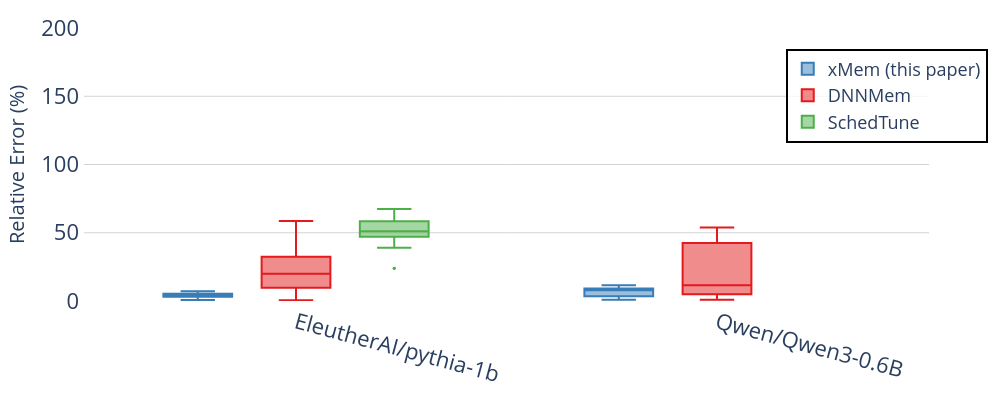

This figure's notebook cell:
### Code cell
fig = e_plot.llm_plot_relative_error_in_box_diagram_with_verification_data(
    title="Evaluation-Relative Error Experiments Result across Estimators-SGD",
    data_dir=project_base,
    overall_median=False,
    image_size=(1000, 400),
    font_size=20,
    legend_font_size=18,
    tickfont_size=22,
    view_mode = False,
    yrange=(0, 200),
)
fig.show()

### Figure 1 — Plotly figure (JSON) as saved in the notebook; plotly's stock layout.template omitted (floating-point values rounded to 4 significant figures)
{"data": [{"alignmentgroup": "True", "hovertemplate": "Estimator=xMem (this paper)<br>Model=%{x}<br>Error=%{y}<extra></extra>", "legendgroup": "xMem (this paper)", "marker": {"color": "#377eb8", "size": 3}, "name": "xMem (this paper)", "notched": false, "offsetgroup": "xMem (this paper)", "orientation": "v", "showlegend": true, "type": "box", "x": ["Qwen/Qwen3-0.6B", "EleutherAI/pythia-1b", "Qwen/Qwen3-0.6B", "EleutherAI/pythia-1b", "Qwen/Qwen3-0.6B", "EleutherAI/pythia-1b", "EleutherAI/pythia-1b", "EleutherAI/pythia-1b", "EleutherAI/pythia-1b", "Qwen/Qwen3-0.6B", "Qwen/Qwen3-0.6B", "Qwen/Qwen3-0.6B", "Qwen/Qwen3-0.6B", "EleutherAI/pythia-1b", "Qwen/Qwen3-0.6B", "EleutherAI/pythia-1b", "EleutherAI/pythia-1b", "EleutherAI/pythia-1b", "EleutherAI/pythia-1b", "Qwen/Qwen3-0.6B", "Qwen/Qwen3-0.6B", "EleutherAI/pythia-1b", "EleutherAI/pythia-1b", "EleutherAI/pythia-1b", "EleutherAI/pythia-1b", "EleutherAI/pythia-1b", "EleutherAI/pythia-1b", "EleutherAI/pythia-1b", "Qwen/Qwen3-0.6B", "EleutherAI/pythia-1b", "EleutherAI/pythia-1b", "EleutherAI/pythia-1b", "EleutherAI/pythia-1b", "Qwen/Qwen3-0.6B", "EleutherAI/pythia-1b", "EleutherAI/pythia-1b", "EleutherAI/pythia-1b", "Qwen/Qwen3-0.6B", "Qwen/Qwen3-0.6B", "EleutherAI/pythia-1b"], "x0": " ", "xaxis": "x", "y": [6.088, 5.498, 9.38, 3.171, 9.221, 5.341, 3.041, 4.896, 4.896, 8.165, 3.506, 3.506, 8.854, 7.17, 11.49, 4.979, 4.981, 3.041, 5.032, 11.49, 2.367, 0.8178, 1.035, 3.041, 4.828, 1.875, 3.408, 3.408, 4.661, 6.964, 5.341, 3.308, 6.563, 8.165, 5.247, 3.506, 3.324, 0.9456, 7.517, 5.247], "y0": " ", "yaxis": "y"}, {"alignmentgroup": "True", "hovertemplate": "Estimator=DNNMem<br>Model=%{x}<br>Error=%{y}<extra></extra>", "legendgroup": "DNNMem", "marker": {"color": "#e41a1c", "size": 3}, "name": "DNNMem", "notched": false, "offsetgroup": "DNNMem", "orientation": "v", "showlegend": true, "type": "box", "x": ["Qwen/Qwen3-0.6B", "EleutherAI/pythia-1b", "Qwen/Qwen3-0.6B", "EleutherAI/pythia-1b", "Qwen/Qwen3-0.6B", "EleutherAI/pythia-1b", "EleutherAI/pythia-1b", "EleutherAI/pythia-1b", "EleutherAI/pythia-1b", "Qwen/Qwen3-0.6B", "Qwen/Qwen3-0.6B", "Qwen/Qwen3-0.6B", "Qwen/Qwen3-0.6B", "EleutherAI/pythia-1b", "Qwen/Qwen3-0.6B", "EleutherAI/pythia-1b", "EleutherAI/pythia-1b", "EleutherAI/pythia-1b", "EleutherAI/pythia-1b", "Qwen/Qwen3-0.6B", "Qwen/Qwen3-0.6B", "EleutherAI/pythia-1b", "EleutherAI/pythia-1b", "EleutherAI/pythia-1b", "EleutherAI/pythia-1b", "EleutherAI/pythia-1b", "EleutherAI/pythia-1b", "EleutherAI/pythia-1b", "Qwen/Qwen3-0.6B", "EleutherAI/pythia-1b", "EleutherAI/pythia-1b", "EleutherAI/pythia-1b", "EleutherAI/pythia-1b", "Qwen/Qwen3-0.6B", "EleutherAI/pythia-1b", "EleutherAI/pythia-1b", "EleutherAI/pythia-1b", "Qwen/Qwen3-0.6B", "Qwen/Qwen3-0.6B", "EleutherAI/pythia-1b"], "x0": " ", "xaxis": "x", "y": [45.03, 58.68, 2.192, 3.58, 42.41, 23.98, 0.6133, 32.49, 32.49, 8.114, 53.81, 53.81, 0.8326, 19.34, 13.02, 22.98, 43.71, 0.6133, 48.27, 13.02, 5.02, 32.43, 39.52, 0.6133, 20.52, 39.86, 2.101, 2.101, 10.06, 15.93, 23.98, 16.86, 43.68, 8.114, 16.37, 17.37, 9.665, 3.552, 36.82, 16.37], "y0": " ", "yaxis": "y"}, {"alignmentgroup": "True", "hovertemplate": "Estimator=SchedTune<br>Model=%{x}<br>Error=%{y}<extra></extra>", "legendgroup": "SchedTune", "marker": {"color": "#4daf4a", "size": 3}, "name": "SchedTune", "notched": false, "offsetgroup": "SchedTune", "orientation": "v", "showlegend": true, "type": "box", "x": ["EleutherAI/pythia-1b", "EleutherAI/pythia-1b", "EleutherAI/pythia-1b", "EleutherAI/pythia-1b", "EleutherAI/pythia-1b", "EleutherAI/pythia-1b", "EleutherAI/pythia-1b", "EleutherAI/pythia-1b", "EleutherAI/pythia-1b", "EleutherAI/pythia-1b", "EleutherAI/pythia-1b", "EleutherAI/pythia-1b", "EleutherAI/pythia-1b", "EleutherAI/pythia-1b", "EleutherAI/pythia-1b", "EleutherAI/pythia-1b", "EleutherAI/pythia-1b", "EleutherAI/pythia-1b", "EleutherAI/pythia-1b", "EleutherAI/pythia-1b", "EleutherAI/pythia-1b", "EleutherAI/pythia-1b", "EleutherAI/pythia-1b", "EleutherAI/pythia-1b", "EleutherAI/pythia-1b", "EleutherAI/pythia-1b"], "x0": " ", "xaxis": "x", "y": [67.37, 39.04, 58.36, 47.07, 63.88, 63.88, 55.82, 57.81, 64.42, 47.07, 64.93, 50.61, 51.44, 47.07, 48.5, 56.95, 24.07, 24.07, 53.95, 58.36, 46.13, 55.53, 47.86, 48.83, 47.05, 47.86], "y0": " ", "yaxis": "y"}], "layout": {"boxmode": "group", "font": {"size": 20}, "height": 400, "legend": {"bgcolor": "rgba(255,255,255,0.8)", "bordercolor": "Black", "borderwidth": 2, "font": {"size": 18}, "orientation": "v", "title": {}, "tracegroupgap": 0, "x": 0.95, "xanchor": "center", "y": 0.58, "yanchor": "bottom"}, "margin": {"b": 50, "l": 60, "pad": 4, "r": 20, "t": 20}, "plot_bgcolor": "white", "title": {"x": 0.5}, "width": 1000, "xaxis": {"anchor": "y", "categoryarray": ["EleutherAI/pythia-1b", "Qwen/Qwen3-0.6B"], "categoryorder": "array", "domain": [0.0, 1.0], "showgrid": false, "tickangle": 15, "tickfont": {"size": 22}, "title": {"font": {"size": 20}}}, "yaxis": {"anchor": "x", "domain": [0.0, 1.0], "gridcolor": "LightGray", "range": [0, 200], "showgrid": true, "tickfont": {"size": 22}, "title": {"font": {"size": 20}, "text": "Relative Error (%)"}, "zeroline": false}}}
